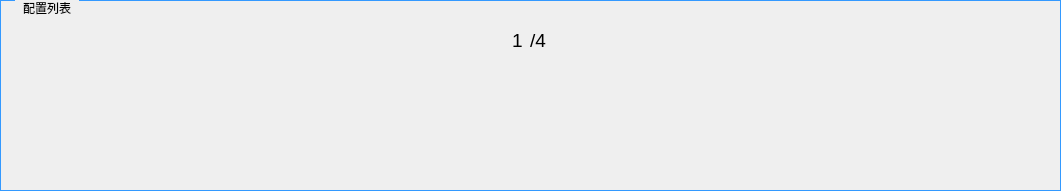
       <widget class="QGroupBox" name="groupBox_28">
        <property name="geometry">
         <rect>
          <x>44</x>
          <y>27</y>
          <width>1061</width>
          <height>191</height>
         </rect>
        </property>
        <property name="styleSheet">
         <string notr="true">QGroupBox {
    font: 14pt &quot;黑体&quot;;
    margin-top: 1ex;
    border-width:0.5px;  
    border-style:solid;
    border-color: rgb(51, 153, 255);  
}

QGroupBox::title {
    subcontrol-origin: margin;
    subcontrol-position: top left;
    left:15px;      
    margin-left: 5px;
    margin-right: 5px;
    padding:1px;
}</string>
        </property>
        <property name="title">
         <string>配置列表</string>
        </property>
        <widget class="QPushButton" name="pushButton_butt1_2">
         <property name="geometry">
          <rect>
           <x>111</x>
           <y>60</y>
           <width>111</width>
           <height>110</height>
          </rect>
         </property>
         <property name="focusPolicy">
          <enum>Qt::NoFocus</enum>
         </property>
         <property name="styleSheet">
          <string notr="true">border-image: url(:/LCD_CS351/LCD_CS351/35_all/16.bmp);
font: 14pt &quot;黑体&quot;;
 color: rgb(248, 248, 255);</string>
         </property>
         <property name="text">
          <string/>
         </property>
         <property name="flat">
          <bool>true</bool>
         </property>
        </widget>
        <widget class="QPushButton" name="pushButton_butt2_2">
         <property name="geometry">
          <rect>
           <x>291</x>
           <y>60</y>
           <width>111</width>
           <height>110</height>
          </rect>
         </property>
         <property name="focusPolicy">
          <enum>Qt::NoFocus</enum>
         </property>
         <property name="styleSheet">
          <string notr="true">border-image: url(:/LCD_CS351/LCD_CS351/35_all/16.bmp);</string>
         </property>
         <property name="text">
          <string/>
         </property>
         <property name="flat">
          <bool>true</bool>
         </property>
        </widget>
        <widget class="QPushButton" name="pushButton_butt3_2">
         <property name="geometry">
          <rect>
           <x>471</x>
           <y>60</y>
           <width>111</width>
           <height>110</height>
          </rect>
         </property>
         <property name="focusPolicy">
          <enum>Qt::NoFocus</enum>
         </property>
         <property name="styleSheet">
          <string notr="true">border-image: url(:/LCD_CS351/LCD_CS351/35_all/16.bmp);</string>
         </property>
         <property name="text">
          <string/>
         </property>
         <property name="flat">
          <bool>true</bool>
         </property>
        </widget>
        <widget class="QPushButton" name="pushButton_butt4_2">
         <property name="geometry">
          <rect>
           <x>651</x>
           <y>60</y>
           <width>111</width>
           <height>110</height>
          </rect>
         </property>
         <property name="focusPolicy">
          <enum>Qt::NoFocus</enum>
         </property>
         <property name="styleSheet">
          <string notr="true">border-image: url(:/LCD_CS351/LCD_CS351/35_all/16.bmp);</string>
         </property>
         <property name="text">
          <string/>
         </property>
         <property name="flat">
          <bool>true</bool>
         </property>
        </widget>
        <widget class="QPushButton" name="pushButton_butt5_2">
         <property name="geometry">
          <rect>
           <x>831</x>
           <y>60</y>
           <width>111</width>
           <height>110</height>
          </rect>
         </property>
         <property name="focusPolicy">
          <enum>Qt::NoFocus</enum>
         </property>
         <property name="styleSheet">
          <string notr="true">border-image: url(:/LCD_CS351/LCD_CS351/35_all/16.bmp);</string>
         </property>
         <property name="text">
          <string/>
         </property>
         <property name="flat">
          <bool>true</bool>
         </property>
        </widget>
        <widget class="QLabel" name="label_162">
         <property name="geometry">
          <rect>
           <x>530</x>
           <y>25</y>
           <width>21</width>
           <height>31</height>
          </rect>
         </property>
         <property name="font">
          <font>
           <family>Arial</family>
           <pointsize>14</pointsize>
           <weight>50</weight>
           <italic>false</italic>
           <bold>false</bold>
          </font>
         </property>
         <property name="styleSheet">
          <string notr="true">font: 14pt &quot;Arial&quot;;</string>
         </property>
         <property name="text">
          <string>/4</string>
         </property>
        </widget>
        <widget class="QLabel" name="label_pageum_2">
         <property name="geometry">
          <rect>
           <x>512</x>
           <y>25</y>
           <width>16</width>
           <height>31</height>
          </rect>
         </property>
         <property name="font">
          <font>
           <family>Arial</family>
           <pointsize>14</pointsize>
           <weight>50</weight>
           <italic>false</italic>
           <bold>false</bold>
          </font>
         </property>
         <property name="styleSheet">
          <string notr="true">font: 14pt &quot;Arial&quot;;</string>
         </property>
         <property name="text">
          <string>1</string>
         </property>
        </widget>
        <widget class="QPushButton" name="pushButton_114">
         <property name="geometry">
          <rect>
           <x>31</x>
           <y>88</y>
           <width>30</width>
           <height>56</height>
          </rect>
         </property>
         <property name="focusPolicy">
          <enum>Qt::NoFocus</enum>
         </property>
         <property name="styleSheet">
          <string notr="true">border-image: url(:/LCD_CS351/LCD_CS351/35_all/11.bmp);</string>
         </property>
         <property name="text">
          <string/>
         </property>
         <property name="flat">
          <bool>true</bool>
         </property>
        </widget>
        <widget class="QPushButton" name="pushButton_115">
         <property name="geometry">
          <rect>
           <x>991</x>
           <y>89</y>
           <width>30</width>
           <height>56</height>
          </rect>
         </property>
         <property name="focusPolicy">
          <enum>Qt::NoFocus</enum>
         </property>
         <property name="styleSheet">
          <string notr="true">border-image: url(:/LCD_CS351/LCD_CS351/35_all/10.bmp);</string>
         </property>
         <property name="text">
          <string/>
         </property>
         <property name="flat">
          <bool>true</bool>
         </property>
        </widget>
       </widget>
